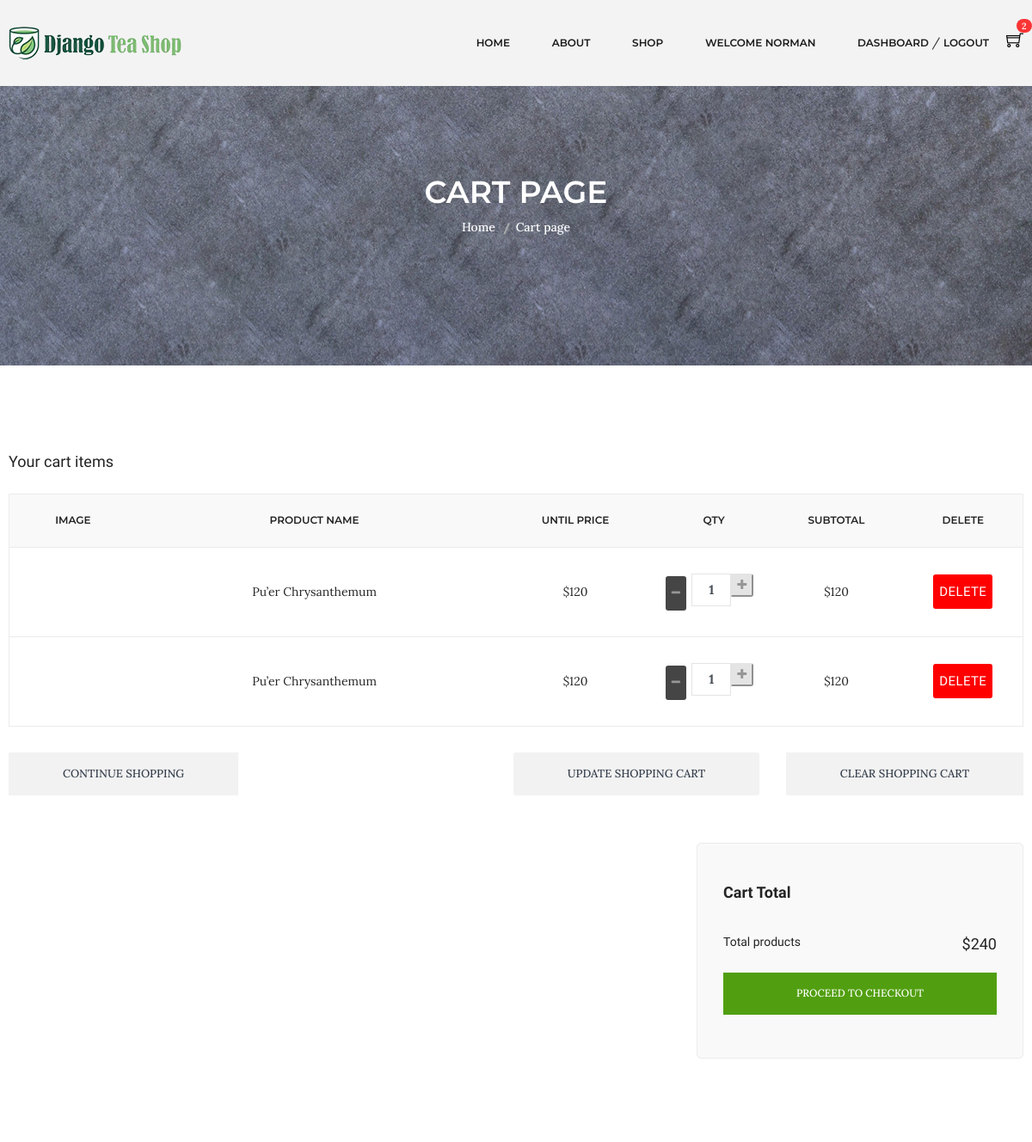
The app's page /cart/ (signed in, upper part), older data.
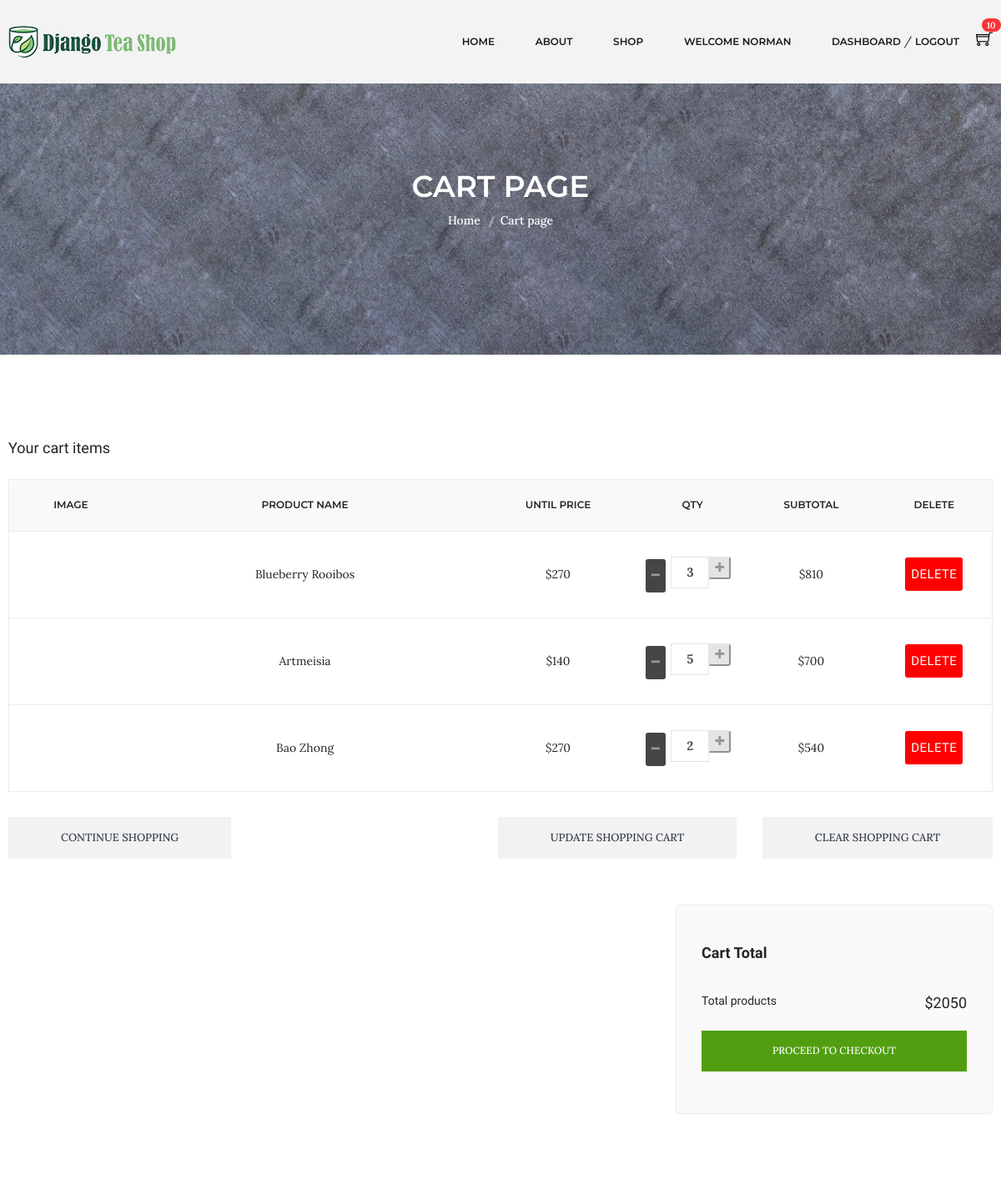
The same page, newer data.
### accounts/models.py (models this page shows, shortened)
class Account(AbstractBaseUser):
    first_name = models.CharField(max_length=50)
    last_name = models.CharField(max_length=50)
    username = models.CharField(max_length=100, unique=True)
    email = models.EmailField(max_length=100, unique=True)
    phone_number = models.CharField(max_length=50)
    date_joined = models.DateTimeField(auto_now_add=True)
    last_login = models.DateTimeField(auto_now_add=True)
    is_admin = models.BooleanField(default=False)
    is_staff = models.BooleanField(default=False)
    is_active = models.BooleanField(default=False)
    is_superadmin = models.BooleanField(default=False)
    USERNAME_FIELD = 'email'
    REQUIRED_FIELDS = ['username', 'first_name', 'last_name']
    objects = MyAccountManager()

### carts/models.py (models this page shows, shortened)
class CartItem(models.Model):
    user = models.ForeignKey(Account, on_delete=models.CASCADE, null=True)
    variations = models.ManyToManyField(Variation, blank=True)
    product = models.ForeignKey(Product, on_delete=models.CASCADE)
    cart = models.ForeignKey(Cart, on_delete=models.CASCADE, null=True)
    quantity = models.IntegerField()
    is_active = models.BooleanField(default=True)
    def sub_total(self):
        return self.product.discounted_price * self.quantity

### shop/models.py (models this page shows, shortened)
class Product(models.Model):
    tea_name = models.CharField(max_length=100, unique=True)
    tea_type = models.CharField(max_length=100)
    slug = models.SlugField(max_length=100, unique=True)
    origin = models.CharField(max_length=100)
    color = models.CharField(max_length=50, blank=True)
    aroma = models.CharField(max_length=100, blank=True)
    taste = models.CharField(max_length=100, blank=True)
    tea_nature  = models.CharField(max_length=100, blank=True)
    is_available = models.BooleanField(default=True)
    is_new = models.BooleanField(default=False)
    properties = models.TextField(max_length=300, blank=True)
    weight = models.IntegerField()
    original_price = models.IntegerField()
    discounted_price = models.IntegerField()
    discount_rate = models.IntegerField(blank=True)
    photo_1 = models.ImageField(upload_to='photos/%Y/%m/%d', blank=True)
    photo_1_t = models.ImageField(upload_to='photos/%Y/%m/%d', blank=True)
    photo_1_z = models.ImageField(upload_to='photos/%Y/%m/%d', blank=True)
    photo_2 = models.ImageField(upload_to='photos/%Y/%m/%d', blank=True)
    photo_2_t = models.ImageField(upload_to='photos/%Y/%m/%d', blank=True)
    photo_2_z = models.ImageField(upload_to='photos/%Y/%m/%d', blank=True)
    photo_3 = models.ImageField(upload_to='photos/%Y/%m/%d', blank=True)
    photo_3_t = models.ImageField(upload_to='photos/%Y/%m/%d', blank=True)
    photo_3_z = models.ImageField(upload_to='photos/%Y/%m/%d', blank=True)
    photo_4 = models.ImageField(upload_to='photos/%Y/%m/%d', blank=True)
    photo_4_t = models.ImageField(upload_to='photos/%Y/%m/%d', blank=True)
    photo_4_z = models.ImageField(upload_to='photos/%Y/%m/%d', blank=True)
    created_date = models.DateTimeField(default=datetime.now)
    modified_date = models.DateTimeField(default=datetime.now)
    stars = models.IntegerField()
    store = models.IntegerField()
    category = models.ForeignKey(Category, on_delete=models.CASCADE)
    def get_url(self):
        return reverse('product_detail', args=[self.category.slug, self.slug])

### carts/views.py (the view)
# urls.py: path('', views.cart, name='cart'),
def cart(request, total=0, quantity=0, cart_items=None):
    try:
        tax = 0
        grand_total = 0
        if request.user.is_authenticated:
            cart_items = CartItem.objects.filter(user=request.user, is_active=True)
        else:
            cart = Cart.objects.get(cart_id=_cart_id(request))
            cart_items = CartItem.objects.filter(cart=cart, is_active=True)
        for cart_item in cart_items:
            total += (cart_item.product.discounted_price * cart_item.quantity)
            quantity += cart_item.quantity
        grand_total = total
    except ObjectDoesNotExist:
        pass # just ignore
    context = {
        'total': total,
        'quantity': quantity,
        'cart_items': cart_items,
        'grand_total': grand_total,
    }
    return render(request, 'shop/cart.html', context)

### carts/context_processors.py (called while the page is built)
def counter(request):
    cart_count = 0
    if 'admin' in request.path:
        return {}
    else:
        try:
            cart = Cart.objects.filter(cart_id=_cart_id(request))
            if request.user.is_authenticated:
                cart_items = CartItem.objects.all().filter(user=request.user)
            else:
                cart_items = CartItem.objects.all().filter(cart=cart[:1])
            for cart_item in cart_items:
                cart_count += cart_item.quantity
        except cart.DoesNotExist:
            cart_count = 0
    return dict(cart_count=cart_count)

### carts/views.py (called while the page is built)
def _cart_id(request):
    cart = request.session.session_key
    if not cart:
        cart = request.session.create()
    return cart

### category/context_processors.py (called while the page is built)
def menu_links(request):
    links = Category.objects.all()
    return dict(links=links)

### templates/shop/cart.html (shortened to what this page needs)
{% extends 'base.html' %}
{% load static %}
{% block content %}
<div
  class="breadcrumb-area ptb-150"
  style="background-image: url(../static/img/banner/banner.jpg)"
>
  <div class="container">
    <div class="breadcrumb-content text-center mt-50">
      <h3>CART PAGE</h3>
      <ul>
        <li><a href="{% url 'index' %}">Home</a></li>
        <li class="active">Cart page</li>
      </ul>
    </div>
  </div>
</div>
<div class="cart-main-area ptb-100">
  <div class="container">
    {% if not cart_items %}
    <div class="text-center mb-100">
      <h4 class="mb-20">Your shopping cart is empty</h4>
      <a href="{% url 'shop' %}" type="button" class="button"
        >&#x2004;Continue shopping&#x2004;</a
      >
    </div>
    {% else %}
    <h3 class="page-title">Your cart items</h3>
    <div class="row">
      <div class="col-lg-12 col-md-12 col-sm-12 col-12">
        <div class="table-content table-responsive">
          <table>
            <thead>
              <tr>
                <th>Image</th>
                <th>Product Name</th>
                <th>Until Price</th>
                <th>Qty</th>
                <th>Subtotal</th>
                <th>Delete</th>
              </tr>
            </thead>
            <tbody>
              {% for cart_item in cart_items %}
              <tr>
                <td class="product-thumbnail">
                </td>
                <td class="product-name">
                  <a href="{{ cart_item.product.get_url }}"
                    >{{ cart_item.product.tea_name }}</a
                  >
                </td>
                <td class="product-price-cart">
                  <span class="amount"
                    >${{ cart_item.product.discounted_price }}</span
                  >
                </td>
                <td class="product-quantity">
                  <div class="input-group input-spinner">
                    <div class="input-group-prepend">
                      <a
                        href="{% url 'remove_cart' cart_item.product.id cart_item.id %}"
                        class="button btn-light"
                        type="button"
                        id="button-plus"
                      >
                        <i class="fa fa-minus"></i>
                      </a>
                    </div>
                    <input
                      type="text"
                      class="form-control"
                      value="{{cart_item.quantity}}"
                    />
                    <div class="input-group-append">
                      <form
                        action="{% url 'add_cart' cart_item.product.id %}"
                        method="POST" >
                        <button
                          class="button btn-light"
                          type="submit"
                          id="button-minus"
                        >
                          <i class="fa fa-plus"></i>
                        </button>
                      </form>
                    </div>
                  </div>
                </td>
                <td class="product-subtotal">${{ cart_item.sub_total }}</td>
                <td class="product-remove">
                  <a
                    type="button"
                    onclick="return confirm('Are you sure you want to delete this item?')"
                    class="button btn-danger"
                    href="{% url 'remove_cart_item' cart_item.product.id cart_item.id %}"
                    >Delete</a
                  >
                </td>
              </tr>
              {% endfor %}
            </tbody>
          </table>
        </div>
        <div class="row">
          <div class="col-lg-12">
            <div class="cart-shiping-update-wrapper">
              <div class="cart-shiping-update">
                <a href="{% url 'shop' %}">Continue Shopping</a>
              </div>
              <div class="cart-clear">
                <button>Update Shopping Cart</button>
                <a href="#">Clear Shopping Cart</a>
              </div>
            </div>
          </div>
        </div>
        <div class="row">
          <div class="col-lg-4 col-md-6"></div>
          <div class="col-lg-4 col-md-6"></div>
          <div class="col-lg-4 col-md-12">
            <div class="grand-totall">
              <div class="title-wrap">
                <h4 class="cart-bottom-title section-bg-gary-cart">
                  Cart Total
                </h4>
              </div>
              <h5>Total products <span>${{ grand_total }}</span></h5>
              <a href="{% url 'checkout' %}">Proceed to Checkout</a>
            </div>
          </div>
        </div>
      </div>
    </div>
  </div>
</div>
{% endif %} {% endblock %}

### templates/base.html (shortened to what this page needs)
{% load static %}
<!DOCTYPE html>
<html lang="en">
  <head>
    <link href="{% static 'css/ui.css' %}" rel="stylesheet" type="text/css" />
    <link rel="stylesheet" href="{% static 'css/bootstrap.min.css' %}" />
    <link rel="stylesheet" href="{% static 'css/bootstrap.css' %}" />
    <link rel="stylesheet" href="{% static 'css/animate.min.css' %}" />
    <link rel="stylesheet" href="{% static 'css/owl.carousel.min.css' %}" />
    <link rel="stylesheet" href="{% static 'css/slick.css' %}" />
    <link rel="stylesheet" href="{% static 'css/chosen.min.css' %}" />
    <link rel="stylesheet" href="{% static 'css/font-awesome.min.css' %}" />
    <link rel="stylesheet" href="{% static 'css/themify-icons.css' %}" />
    <link rel="stylesheet" href="{% static 'css/ionicons.min.css' %}" />
    <link rel="stylesheet" href="{% static 'css/jquery-ui.css' %}" />
    <link rel="stylesheet" href="{% static 'css/meanmenu.min.css' %}" />
    <link rel="stylesheet" href="{% static 'css/style.css' %}" />
    <link rel="stylesheet" href="{% static 'css/responsive.css' %}" />
  </head>
  <body>
    {% include 'partials/_navbar.html' %}
    {% block content %} {% endblock %}
  </body>
</html>

### templates/partials/_navbar.html (shortened to what this page needs)
{% load static %}
<header class="header-area gray-bg clearfix fixed-top">
  <div class="header-bottom">
    <div class="container">
      <div class="row">
        <div class="col-lg-3 col-md-4 col-6">
          <div class="logo">
            <a href="{% url 'index' %}">
              <img alt="" src="{% static 'img/logo/logo.png' %}" />
            </a>
          </div>
        </div>
        <div class="col-lg-9 col-md-8 col-6">
          <div class="header-bottom-right">
            <div class="main-menu">
              <nav>
                <ul>
                  <li class="top-hover">
                    <a href="{% url 'index' %}">home</a>
                  </li>
                  <li><a href="{% url 'about' %}">about</a></li>
                  <li class="mega-menu-position top-hover">
                    <a href="{% url 'shop' %}">shop</a>
                  </li>
                  {% if user.id is None %}
                  <li class="top-hover">
                    <a href="{% url 'login' %}">login</a> / <a href="{% url 'register' %}">register</a>
                  </li>
                  {% else %}
                  <li><a href="#">Welcome {{ user.first_name }}</a></li>
                  <li class="top-hover">
                    <a href="{% url 'dashboard' %}">dashboard</a> / <a href="{% url 'logout' %}">logout</a>
                  </li>
                  {% endif %}
                </ul>
              </nav>
            </div>
            <div class="header-cart">
              <a href="{% url 'cart' %}" class="widget-header">
              <div class="cart-icon">
                <i class="ti-shopping-cart"></i>
              </div><span class="badge badge-pill badge-danger notify mt-25">{{cart_count}}</span>
            </a>
              </div>
            </div>
          </div>
        </div>
      </div>
    </div>
</header>

### templates/partials/_footer.html (shortened to what this page needs)
{% load static %}

### djangoteashop/static/css/ui.css (style rules this page uses)
html { font-family: "Inter", sans-serif; font-size: 15px; }
.widget-header { display: inline-block; vertical-align: middle; position: relative; }
.widget-header i { color: #969696; }
.widget-header .notify { position: absolute; top: -3px; right: -10px; }
.btn-light { background-color: #fff; border-color: #e4e4e4; }
.btn-light i { color: #969696; }
.notify { position: absolute; top: -4px; right: -10px; display: inline-block; padding: 0.25em 0.6em; font-size: 12px; line-height: 1; text-align: center; border-radius: 3rem; color: #fff; background-color: #fa3434; }
.input-spinner { width: 125px; flex-wrap: nowrap; display: inline-flex; vertical-align: middle; }
.input-spinner input.form-control { text-align: center; max-width: 46px; font-weight: bold; flex-basis: 46px; border-color: #e4e4e4; flex-grow: 0; }

Row changes from the older to the newer data that the page shows:
removed CartItem: product.tea_name "Pu’er Chrysanthemum", product.discounted_price "120", quantity "1", sub_total "120"
removed CartItem: product.tea_name "Pu’er Chrysanthemum", product.discounted_price "120", quantity "1", sub_total "120"
added CartItem: product.tea_name "Blueberry Rooibos", product.discounted_price "270", quantity "3", sub_total "810"
added CartItem: product.tea_name "Artmeisia", product.discounted_price "140", quantity "5", sub_total "700"
added CartItem: product.tea_name "Bao Zhong", product.discounted_price "270", quantity "2", sub_total "540"
Text that changed along with them:
{{ cart_count }}: "2" → "10"
{{ grand_total }}: "240" → "2050"
